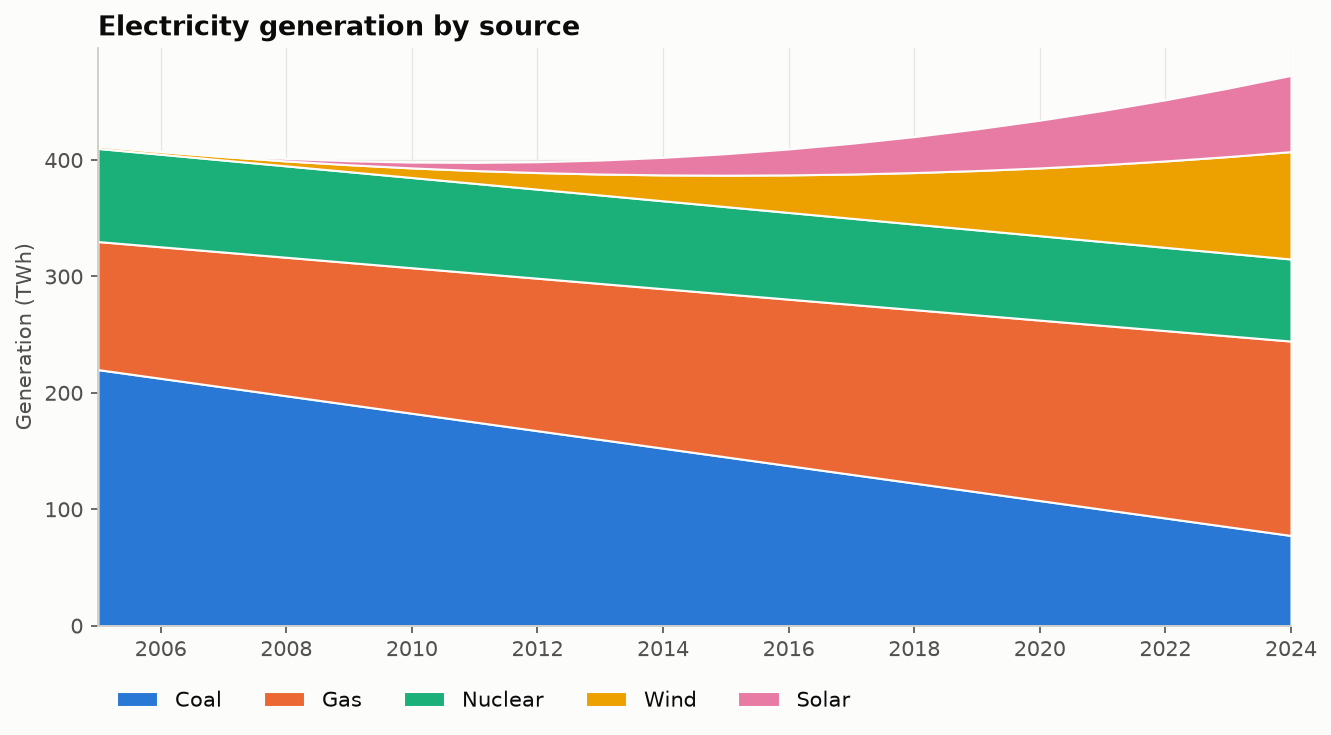

Recreate this plot in Python.
"""
Stacked Area Chart  -  family: Change over time

DESIGN PURPOSE
Stacks several series on top of each other over time. The top edge shows the
total, and each band shows how much one component contributes.

WHEN TO USE
  - Show how a total changes over time and which components drive it
  - Show a few (2–6) parts with a meaningful sum (energy mix, revenue by
    segment)

AVOID WHEN
  - Readers need precise values for the middle layers (only the bottom layer
    has a flat baseline)
  - Components are not parts of a sum
  - There are many layers or layers that cross a lot

ALTERNATIVES
  - Small-multiple area charts
  - 100% stacked area (when shares matter more than totals)
  - Line chart

EXAMPLE
Electricity generation mix (TWh) by source over 20 years, synthetic data.

Run:  python stacked_area.py

The notebook also shows this chart built with: altair.
"""
import sys
from pathlib import Path

import numpy as np
import pandas as pd
import matplotlib.pyplot as plt

# Library style: categorical colors in fixed order, recessive axes, hairline grid.
PALETTE = ["#2a78d6", "#eb6834", "#1baf7a", "#eda100",
           "#e87ba4", "#008300", "#6250d6", "#e34948"]
SEQ_CMAP = "Blues"      # sequential: one hue, light -> dark
DIV_CMAP = "RdBu_r"     # diverging: two opposite hues, neutral midpoint
GRAY = "#b8b7b1"        # de-emphasised marks
plt.rcParams.update({
    "figure.figsize": (8, 4.8), "figure.dpi": 110, "figure.facecolor": "#fcfcfb",
    "axes.facecolor": "#fcfcfb", "axes.edgecolor": "#c9c8c3", "axes.linewidth": 0.8,
    "axes.spines.top": False, "axes.spines.right": False,
    "axes.grid": True, "grid.color": "#e6e5e1", "grid.linewidth": 0.6, "axes.axisbelow": True,
    "axes.prop_cycle": plt.cycler(color=PALETTE),
    "axes.titlesize": 13, "axes.titleweight": "bold", "axes.titlelocation": "left",
    "axes.labelcolor": "#52514e", "xtick.color": "#52514e", "ytick.color": "#52514e",
    "text.color": "#0b0b0b", "font.size": 10, "lines.linewidth": 2,
    "legend.frameon": False,
})

# --- Example data ------------------------------------------------------------
years = np.arange(2005, 2025)
t = years - 2005
df = pd.DataFrame({
    "Coal": 220 - 7.5 * t,
    "Gas": 110 + 3.0 * t,
    "Nuclear": np.full(len(t), 80.0) - 0.5 * t,
    "Wind": 2 + 0.25 * t ** 2,
    "Solar": 0.5 + 0.18 * t ** 2,
}, index=years).clip(lower=0)
df.tail()

# --- Plot --------------------------------------------------------------------
fig, ax = plt.subplots(figsize=(9, 5))
ax.stackplot(df.index, df.T.values, labels=df.columns, colors=PALETTE[:5],
             edgecolor="#fcfcfb", linewidth=1)
ax.set_xlim(df.index[0], df.index[-1])
ax.xaxis.set_major_locator(plt.MaxNLocator(integer=True))
ax.set_ylabel("Generation (TWh)")
ax.set_title("Electricity generation by source")
ax.legend(loc="upper left", ncol=5, bbox_to_anchor=(0, -0.08))
fig.tight_layout()

# --- Save / show -------------------------------------------------------------
out = Path(__file__).with_name(Path(__file__).stem + ".png")
fig.savefig(out, dpi=150, bbox_inches="tight")
print(f"saved {out}")
if "--no-show" not in sys.argv:
    plt.show()
